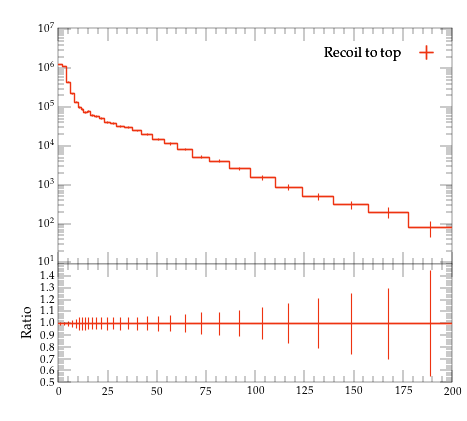

Generate this figure with Python:
#! /usr/bin/env python

# This Python script was auto-generated using YODA v2.0.2.
# Analysis object: /MC_HFJETS_NOTNORM/ptCHadrLead
# Timestamp: 29-07-2026 (16:22:27)

import matplotlib as mpl
import matplotlib.pyplot as plt
mpl.use('Agg') # comment out for interactive use
import os
import numpy as np

plotDir = os.path.split(os.path.realpath(__file__))[0]
if 'YODA_USER_PLOT_PATH' in globals():
    plot_outdir = globals()['YODA_USER_PLOT_PATH']
else:
    plot_outdir = plotDir

#plot style
plt.style.use(os.path.join(plotDir, '../default.mplstyle'))
# plot metadata
figW, figH = plt.rcParams['figure.figsize']
ax_xLabel = r''
ax_yLabel = r''
ax_title  = r''
ax_xScale = 'linear'
ax_yScale = 'log'
xLims = (0.0, 200.0)
yLims = (9.0, 11000000.0)

# TeX-friendly labels for the legend
labels = {
    'legend' : ([ r"Recoil to top" ], r""),
}

# Adjust canvas width and height
canvasW = 10.0
canvasH = 9.0
figW *= canvasW/10.
figH *= canvasH/9.

# Create figure and axis objects
fig, (ax, ratio0_ax) = plt.subplots(2, 1, sharex=True,
                  figsize=(figW,figH), gridspec_kw={'height_ratios': (6.0, 3.0)})

# Set figure margins
plt.subplots_adjust(
    left   = 1.0 * plt.rcParams['figure.subplot.left'],
    right  = 1.0 * plt.rcParams['figure.subplot.right'],
    top    = 1.0 * plt.rcParams['figure.subplot.top'],
    bottom = 1.0 * plt.rcParams['figure.subplot.bottom'])

ratio0_ax.yaxis.set_major_locator(mpl.ticker.MultipleLocator(0.1))
ratio0_ax.set_ylim(0.5, 1.4999)
ratio0_ax.set_ylabel('Ratio')

# the numerical data is stored in a separate file
dataf = dict()
prefix = os.path.split(__file__)[0]
if prefix:    prefix = prefix + '/'
exec(open(prefix+'ptCHadrLead__data.py').read(), dataf)


legend_handles = dict() # keep track of handles for the legend

# style options for curves
# starts at zorder>=5 to draw curve on top of legend
styles = {
  'recoil_t': {
    'color' : '#EE3311',
    'linestyle' : '-',
    'linewidth' : 1,
    'marker' : 'none',
    'markersize' : 2,
    'capsize' : 0.0,
    'zorder' : 5,
    'histstyle' : 1,
    'drawstyle' : 'steps-pre',
    'xerrorbars' : 1,
    'yerrorbars' : 1,
    'fillcolor' : None,
    'fillopacity' : 1.0,
    'ratio0_linestyle' : '-',
    'ratio0_linewidth' : 1,
    'ratio0_marker' : 'none',
    'ratio0_markersize' : 2,
    'ratio0_capsize' : 0.0,
    'ratio0_zorder' : 5,
    'ratio0_histstyle' : 1,
    'ratio0_drawstyle' : 'steps-pre',
    'ratio0_xerrorbars' : 1,
    'ratio0_yerrorbars' : 1,
  },
}

# curve from input yoda files in main panel
for label, yvals in dataf['yvals'].items():
    if all(np.isnan(v) for v in dataf['yvals'][label]):
        continue
    tmp = None
    if styles[label]['histstyle']: # draw as histogram
        xpos = dataf['xedges'][label] if styles[label]['drawstyle'] else dataf['xpoints'][label]
        ypos = np.insert(yvals, 0, yvals[0]) if styles[label]['drawstyle'] else yvals
        if styles[label]['fillcolor']: # fill area below curve
            ax.fill_between(xpos, ypos, step='pre',
                            color=styles[label]['fillcolor'],
                            alpha=styles[label]['fillopacity'])
        tmp, = ax.plot(xpos, ypos,
                       color=styles[label]['color'],
                       linestyle=styles[label]['linestyle'],
                       linewidth=styles[label]['linewidth'],
                       drawstyle=styles[label]['drawstyle'], solid_joinstyle='miter',
                       zorder=styles[label]['zorder'], label=label)
    tmp = ax.errorbar(dataf['xpoints'][label], yvals,
                      xerr=np.array(dataf['xerrs'][label])*styles[label]['xerrorbars'],
                      yerr=np.array(dataf['yerrs'][label])*styles[label]['yerrorbars'],
                      fmt=styles[label]['marker'], capsize=styles[label]['capsize'],
                      markersize=styles[label]['markersize'],
                      ecolor=styles[label]['color'],
                      color=styles[label]['color'], zorder=styles[label]['zorder'])
    tmp[-1][0].set_linestyle(styles[label]['linestyle'])
    tmp[-1][0].set_linewidth(styles[label]['linewidth'])
    if label in dataf['add_legend_handle']:  legend_handles[label] = tmp
    for varLabel in dataf['variation_yvals'].keys():
        if varLabel.startswith(label):
            tmp, = ax.plot(dataf['xedges'][label], dataf['variation_yvals'][varLabel],
                           color=styles[label]['color'],
                           linestyle=styles[label]['linestyle'],
                           linewidth=styles[label]['linewidth'],
                           drawstyle='steps-pre', solid_joinstyle='miter',
                           zorder=styles[label]['zorder'], alpha=0.5)


# plots on ratio panel
# curve from input yoda files in ratio panel
for label, yvals in dataf['ratio0_yvals'].items():
    if all(np.isnan(v) for v in yvals):
        continue
    if styles[label]['ratio0_histstyle']: # plot as histogram
        xpos = dataf['xedges']['recoil_t'] if styles[label]['ratio0_drawstyle'] else dataf['xpoints']['recoil_t']
        ypos = np.insert(yvals, 0, yvals[0]) if styles[label]['ratio0_drawstyle'] else yvals
        ratio0_ax.plot(xpos, ypos,
                       color=styles[label]['color'],
                       linewidth=styles[label]['linewidth'],
                       linestyle=styles[label]['ratio0_linestyle'],
                       drawstyle=styles[label]['ratio0_drawstyle'], zorder=styles[label]['zorder'],
                       solid_joinstyle='miter')
    tmp = ratio0_ax.errorbar(dataf['xpoints']['recoil_t'], yvals,
                             xerr=np.array(dataf['ref_xerrs'])*styles[label]['ratio0_xerrorbars'],
                             yerr=np.array(dataf['ratio0_yerrs'][label])*styles[label]['ratio0_yerrorbars'],
                             fmt=styles[label]['ratio0_marker'], capsize=styles[label]['ratio0_capsize'],
                             markersize=styles[label]['ratio0_markersize'],
                             ecolor=styles[label]['color'],
                             color=styles[label]['color'])
    tmp[-1][0].set_linestyle(styles[label]['ratio0_linestyle'])
    tmp[-1][0].set_linewidth(styles[label]['ratio0_linewidth'])

    for varlabel in dataf['ratio0_variation_vals'].keys():
        if varlabel.startswith(label):
            ratio0_ax.plot(dataf['xedges']['recoil_t'],
                            dataf['ratio0_variation_vals'][varlabel],
                            color=styles[label]['color'],
                            linestyle=styles[label]['linestyle'],
                            linewidth=styles[label]['linewidth'],
                            drawstyle='steps-pre', solid_joinstyle='miter',
                            zorder=1, alpha=0.5)

legend_items = list(legend_handles.values())
ax.add_artist(ax.legend(legend_items,
                        labels['legend'][0],
                        title=labels['legend'][1],
                        alignment='right',
                        loc='upper right',
                        bbox_to_anchor=(1.0, 0.97),markerfirst=False))

# set plot metadata as defined above
ratio0_ax.set_xlabel(ax_xLabel)
ratio0_ax.xaxis.set_label_coords(1., -0.15)
ax.set_ylabel(ax_yLabel, ha='right', va='top')
ax.yaxis.set_label_coords(-0.11, 1.0)
ax.set_title(ax_title, loc='left')
ax.set_xscale(ax_xScale)
ax.set_yscale(ax_yScale)
ax.set_xlim(xLims)
ax.set_ylim(yLims)

# tick formatting
plt.rcParams['xtick.top'] = True
plt.rcParams['ytick.right'] = True
ax.yaxis.set_major_locator(mpl.ticker.LogLocator(base=10.0, numticks=np.inf))
ax.yaxis.set_minor_locator(mpl.ticker.LogLocator(
                           base=10.0, subs=np.arange(0.1, 1, 0.1), numticks=np.inf))
fig.align_ylabels((ax, ratio0_ax))
plt.savefig(os.path.join(plot_outdir, 'ptCHadrLead.pdf'), format='PDF')
plt.savefig(os.path.join(plot_outdir, 'ptCHadrLead.png'), format='PNG')

plt.close(fig)
